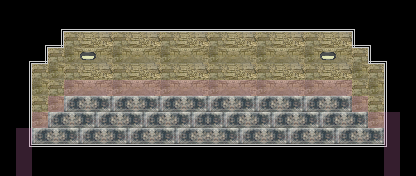

A level layout from a 2D game, rendered from its tile map. Below: a short description, then the map file with its tile-grid data intact:
An orthogonal 26x11 tile map with 16x16 px tiles, 6 tile layers (floor, walls, props, above, ...), 2 tilesets and 4 objects.

<map version="1.10" tiledversion="1.11.0" orientation="orthogonal" renderorder="right-down" width="26" height="11" tilewidth="16" tileheight="16" infinite="0" nextlayerid="8" nextobjectid="5">
 <properties>
  <property name="music" value="res/audio/music/tsa.ogg" />
  <property name="music_speed" type="float" value="0.75" />
  <property name="music_volume" type="float" value="0.5" />
  <property name="tint" value="0,0,0,70" />
 </properties>
 <tileset firstgid="1" source="../tilesets/lodge.tsx" />
 <tileset firstgid="65" source="../entity/misc_entities_1x2.tsx" />
 <layer id="1" name="floor" width="26" height="11">
  <data encoding="csv">
0,0,0,0,0,0,0,0,0,0,0,0,0,0,0,0,0,0,0,0,0,0,0,0,0,0,
0,0,0,0,0,0,0,0,0,0,0,0,0,0,0,0,0,0,0,0,0,0,0,0,0,0,
0,0,0,0,0,0,0,0,0,0,0,0,0,0,0,0,0,0,0,0,0,0,0,0,0,0,
0,0,0,0,0,0,0,0,0,0,0,0,0,0,0,0,0,0,0,0,0,0,0,0,0,0,
0,0,0,0,0,0,0,0,0,0,0,0,0,0,0,0,0,0,0,0,0,0,0,0,0,0,
0,0,0,0,0,0,0,0,0,0,0,0,0,0,0,0,0,0,0,0,0,0,0,0,0,0,
0,0,0,0,1,2,3,1,2,3,1,2,3,1,2,3,1,2,3,1,2,3,0,0,0,0,
0,0,0,1,2,3,1,2,3,1,2,3,1,3,1,2,3,1,2,3,1,2,3,0,0,0,
0,0,1,2,3,1,2,3,1,2,3,1,2,2,3,1,2,3,1,2,3,1,2,3,0,0,
0,0,0,0,0,0,0,0,0,0,0,0,0,0,0,0,0,0,0,0,0,0,0,0,0,0,
0,0,0,0,0,0,0,0,0,0,0,0,0,0,0,0,0,0,0,0,0,0,0,0,0,0
</data>
 </layer>
 <layer id="2" name="walls" width="26" height="11">
  <data encoding="csv">
0,0,0,0,0,0,0,0,0,0,0,0,0,0,0,0,0,0,0,0,0,0,0,0,0,0,
0,0,0,0,0,0,0,0,0,0,0,0,0,0,0,0,0,0,0,0,0,0,0,0,0,0,
0,0,0,0,20,21,22,20,21,22,20,21,22,20,21,22,20,21,22,20,21,22,0,0,0,0,
0,0,0,20,28,29,30,28,29,30,28,29,30,28,29,30,28,29,30,28,29,30,20,0,0,0,
0,0,20,28,20,21,22,20,21,22,20,21,22,20,21,22,20,21,22,20,21,22,28,20,0,0,
0,0,28,20,28,29,30,28,29,30,28,29,30,28,29,30,28,29,30,28,29,30,20,28,0,0,
0,0,20,28,0,0,0,0,0,0,0,0,0,0,0,0,0,0,0,0,0,0,28,20,0,0,
0,0,28,0,0,0,0,0,0,0,0,0,0,0,0,0,0,0,0,0,0,0,0,28,0,0,
0,0,0,0,0,0,0,0,0,0,0,0,0,0,0,0,0,0,0,0,0,0,0,0,0,0,
0,0,0,0,0,0,0,0,0,0,0,0,0,0,0,0,0,0,0,0,0,0,0,0,0,0,
0,0,0,0,0,0,0,0,0,0,0,0,0,0,0,0,0,0,0,0,0,0,0,0,0,0
</data>
 </layer>
 <layer id="7" name="props" width="26" height="11">
  <data encoding="csv">
0,0,0,0,0,0,0,0,0,0,0,0,0,0,0,0,0,0,0,0,0,0,0,0,0,0,
0,0,0,0,0,0,0,0,0,0,0,0,0,0,0,0,0,0,0,0,0,0,0,0,0,0,
0,0,0,0,0,0,0,0,0,0,0,0,0,0,0,0,0,0,0,0,0,0,0,0,0,0,
0,0,0,0,0,38,0,0,0,0,0,0,0,0,0,0,0,0,0,0,38,0,0,0,0,0,
0,0,0,0,0,0,0,0,0,0,0,0,0,0,0,0,0,0,0,0,0,0,0,0,0,0,
0,0,0,0,0,0,0,0,0,0,0,0,0,0,0,0,0,0,0,0,0,0,0,0,0,0,
0,0,0,0,0,0,0,0,0,0,0,0,0,0,0,0,0,0,0,0,0,0,0,0,0,0,
0,0,0,0,0,0,0,0,0,0,0,0,0,0,0,0,0,0,0,0,0,0,0,0,0,0,
0,0,0,0,0,0,0,0,0,0,0,0,0,0,0,0,0,0,0,0,0,0,0,0,0,0,
0,0,0,0,0,0,0,0,0,0,0,0,0,0,0,0,0,0,0,0,0,0,0,0,0,0,
0,0,0,0,0,0,0,0,0,0,0,0,0,0,0,0,0,0,0,0,0,0,0,0,0,0
</data>
 </layer>
 <layer id="3" name="above" width="26" height="11">
  <properties>
   <property name="height" type="int" value="1" />
  </properties>
  <data encoding="csv">
0,0,0,0,10,10,10,10,10,10,10,10,10,10,10,10,10,10,10,10,10,10,0,0,0,0,
0,0,0,10,10,10,10,10,10,10,10,10,10,10,10,10,10,10,10,10,10,10,10,0,0,0,
0,0,10,10,0,0,0,0,0,0,0,0,0,0,0,0,0,0,0,0,0,0,10,10,0,0,
0,10,10,0,0,0,0,0,0,0,0,0,0,0,0,0,0,0,0,0,0,0,0,10,10,0,
10,10,0,0,0,0,0,0,0,0,0,0,0,0,0,0,0,0,0,0,0,0,0,0,10,10,
10,10,0,0,0,0,0,0,0,0,0,0,0,0,0,0,0,0,0,0,0,0,0,0,10,10,
10,10,0,0,0,0,0,0,0,0,0,0,0,0,0,0,0,0,0,0,0,0,0,0,10,10,
10,10,0,0,0,0,0,0,0,0,0,0,0,0,0,0,0,0,0,0,0,0,0,0,10,10,
10,10,0,0,0,0,0,0,0,0,0,0,0,0,0,0,0,0,0,0,0,0,0,0,10,10,
10,10,10,10,10,10,10,10,10,10,10,10,10,10,10,10,10,10,10,10,10,10,10,10,10,10,
10,10,10,10,10,10,10,10,10,10,10,10,10,10,10,10,10,10,10,10,10,10,10,10,10,10
</data>
 </layer>
 <layer id="5" name="framing" width="26" height="11">
  <properties>
   <property name="height" type="int" value="1" />
  </properties>
  <data encoding="csv">
0,0,0,0,0,0,0,0,0,0,0,0,0,0,0,0,0,0,0,0,0,0,0,0,0,0,
0,0,0,35,36,36,36,36,36,36,36,36,36,36,36,36,36,36,36,36,36,36,37,0,0,0,
0,0,35,33,0,0,0,0,0,0,0,0,0,0,0,0,0,0,0,0,0,0,34,37,0,0,
0,35,33,0,0,0,0,0,0,0,0,0,0,0,0,0,0,0,0,0,0,0,0,34,37,0,
0,43,0,0,0,0,0,0,0,0,0,0,0,0,0,0,0,0,0,0,0,0,0,0,45,0,
0,43,0,0,0,0,0,0,0,0,0,0,0,0,0,0,0,0,0,0,0,0,0,0,45,0,
0,43,0,0,0,0,0,0,0,0,0,0,0,0,0,0,0,0,0,0,0,0,0,0,45,0,
0,43,0,0,0,0,0,0,0,0,0,0,0,0,0,0,0,0,0,0,0,0,0,0,45,0,
0,43,0,0,0,0,0,0,0,0,0,0,0,0,0,0,0,0,0,0,0,0,0,0,45,0,
0,51,52,52,52,52,52,52,52,52,52,52,52,52,52,52,52,52,52,52,52,52,52,52,53,0,
0,0,0,0,0,0,0,0,0,0,0,0,0,0,0,0,0,0,0,0,0,0,0,0,0,0
</data>
 </layer>
 <objectgroup id="6" name="entities">
  <object id="1" gid="85" x="144" y="96" width="16" height="32">
   <properties>
    <property name="anim_length" type="int" value="4" />
    <property name="anim_start" type="int" value="20" />
    <property name="collider">{
	"x": 0,
	"y": 16,
	"w": 16,
	"h": 16
}</property>
    <property name="file" value="res/data/entity/entrances/door.json" />
    <property name="height" type="int" value="0" />
    <property name="solid" type="bool" value="true" />
    <property name="warp_map" value="lodge/lodge4.tmx" />
    <property name="warp_x" type="int" value="24" />
    <property name="warp_y" type="int" value="22" />
   </properties>
  </object>
  <object id="2" gid="85" x="368" y="128" width="16" height="32">
   <properties>
    <property name="anim_length" type="int" value="4" />
    <property name="anim_start" type="int" value="20" />
    <property name="collider">{
	"x": 0,
	"y": 16,
	"w": 16,
	"h": 16
}</property>
    <property name="file" value="res/data/entity/entrances/door.json" />
    <property name="height" type="int" value="0" />
    <property name="solid" type="bool" value="true" />
    <property name="warp_map" value="lodge/lodge5.tmx" />
    <property name="warp_x" type="int" value="9" />
    <property name="warp_y" type="int" value="14" />
   </properties>
  </object>
  <object id="3" gid="85" x="240" y="96" width="16" height="32">
   <properties>
    <property name="anim_length" type="int" value="4" />
    <property name="anim_start" type="int" value="20" />
    <property name="collider">{
	"x": 0,
	"y": 16,
	"w": 16,
	"h": 16
}</property>
    <property name="file" value="res/data/entity/entrances/door.json" />
    <property name="height" type="int" value="0" />
    <property name="solid" type="bool" value="true" />
    <property name="warp_map" value="lodge/lodge1.tmx" />
    <property name="warp_x" type="int" value="17" />
    <property name="warp_y" type="int" value="15" />
   </properties>
  </object>
  <object id="4" gid="85" x="208" y="48" width="16" height="32" />
 </objectgroup>
 <layer id="4" name="collision" width="26" height="11" opacity="0.25">
  <properties>
   <property name="draw" type="bool" value="false" />
  </properties>
  <data encoding="csv">
0,0,0,0,0,0,0,0,0,0,0,0,0,0,0,0,0,0,0,0,0,0,0,0,0,0,
0,0,0,0,0,0,0,0,0,0,0,0,0,0,0,0,0,0,0,0,0,0,0,0,0,0,
0,0,0,0,0,0,0,0,0,0,0,0,0,0,0,0,0,0,0,0,0,0,0,0,0,0,
0,0,0,0,0,0,0,0,0,0,0,0,0,0,0,0,0,0,0,0,0,0,0,0,0,0,
0,0,0,0,0,0,0,0,0,0,0,0,0,0,0,0,0,0,0,0,0,0,0,0,0,0,
0,0,0,0,18,18,18,18,18,18,18,18,18,18,18,18,18,18,18,18,18,18,0,0,0,0,
0,0,0,18,0,0,0,0,0,0,0,0,0,0,0,0,0,0,0,0,0,0,18,0,0,0,
0,0,18,0,0,0,0,0,0,0,0,0,0,0,0,0,0,0,0,0,0,0,0,18,18,0,
0,18,0,0,0,0,0,0,0,0,0,0,0,0,0,0,0,0,0,0,0,0,0,0,18,0,
0,18,0,0,0,0,0,0,0,0,0,0,0,0,0,0,0,0,0,0,0,0,0,0,18,0,
0,18,0,0,0,0,0,0,0,0,0,0,0,0,0,0,0,0,0,0,0,0,0,0,18,0
</data>
 </layer>
</map>
